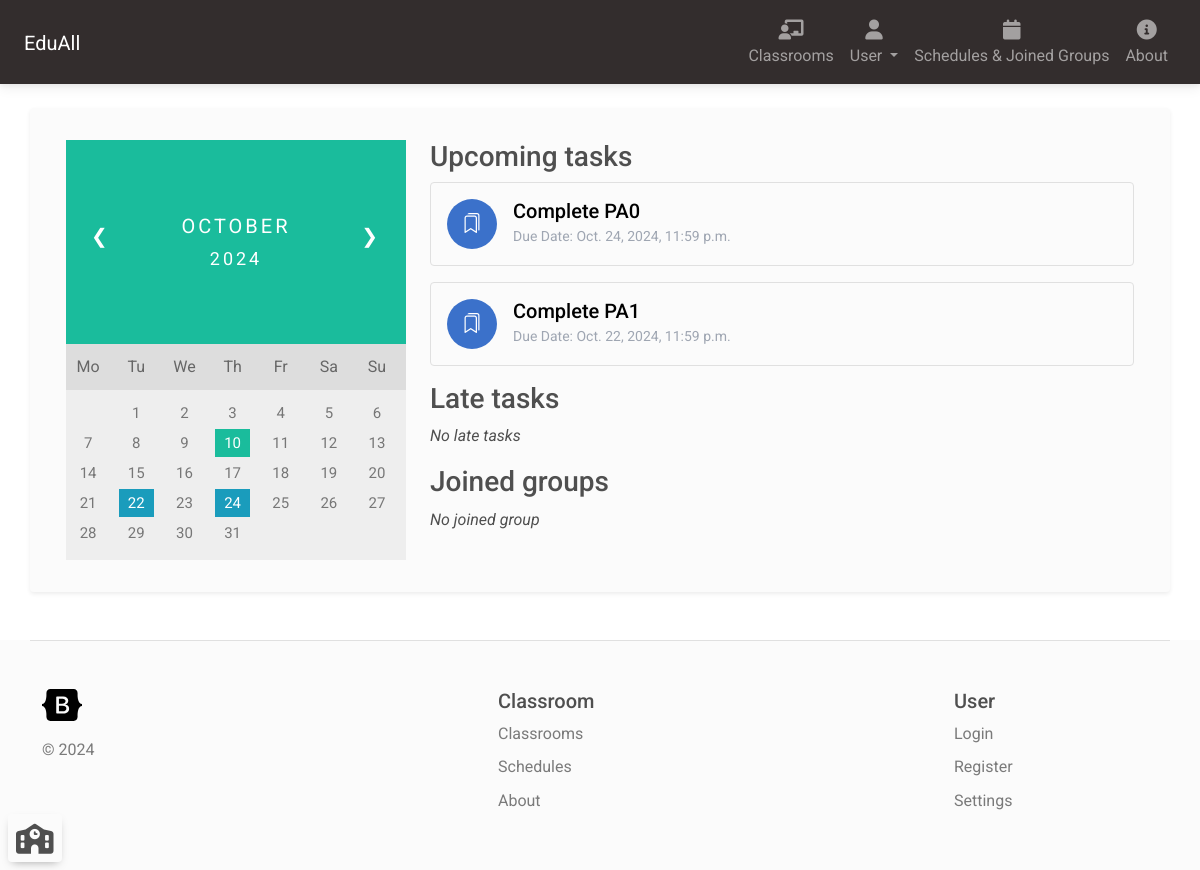
Before: /user/schedule (signed in) with the older database file.
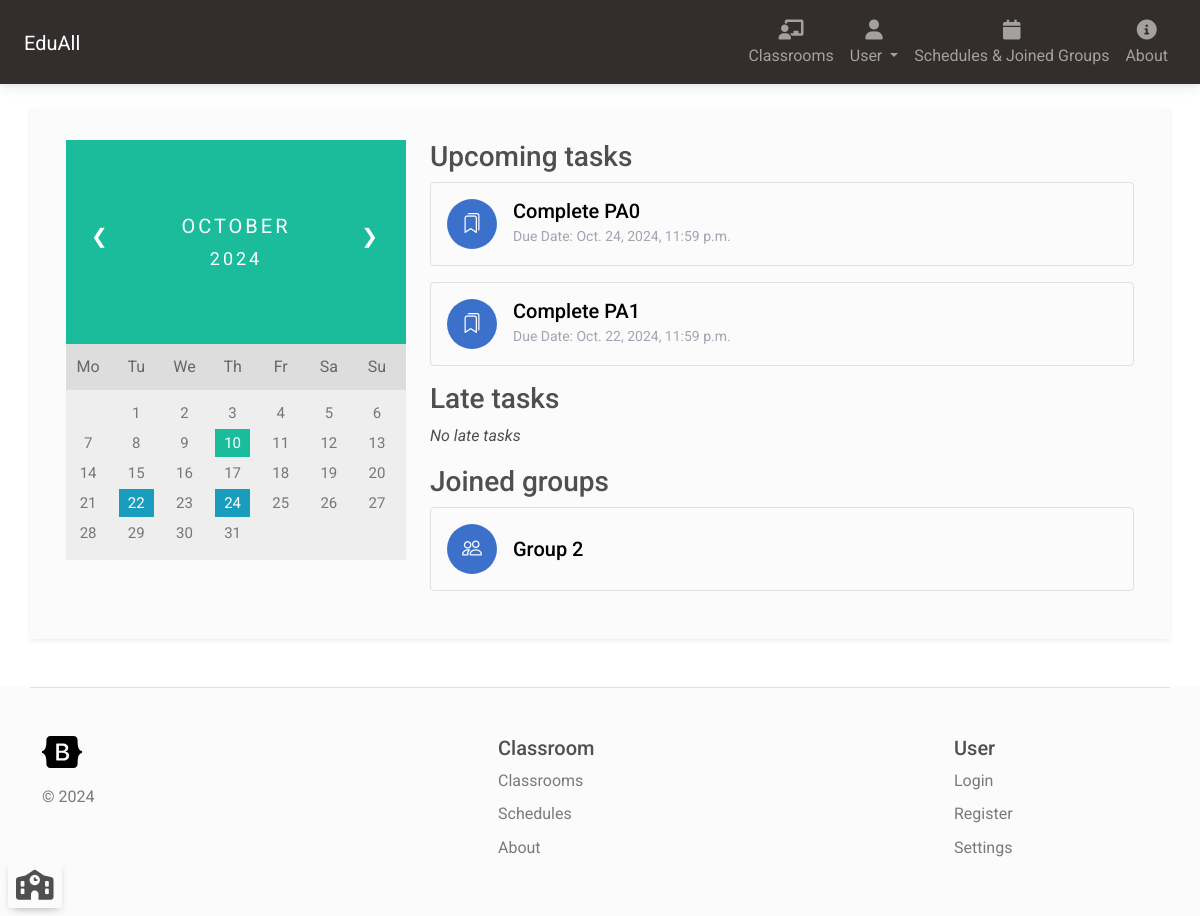
After: the same page with the newer database file.
### classroom_manager/models.py (models this page shows, shortened)
class ClassroomTask(models.Model):
    isAssignment = models.BooleanField(default=True)
    title = models.CharField(max_length=200, null=True)
    description = models.CharField(max_length=5000, null=True)
    classroom = models.ForeignKey(Classroom, on_delete=models.CASCADE)
    deadline = models.DateTimeField(null=True)
    acceptLateSubmission = models.BooleanField(default=True)

class LearnGroup(models.Model):
    students = models.ManyToManyField(User, related_name="learn_group_student")
    classroom = models.ForeignKey(Classroom, on_delete=models.CASCADE)
    name = models.CharField(max_length=200)

### classroom_manager/views.py (the view)
# urls.py: path('user/schedule', views.allTaskSchedules, name="all_task_schedules"),
@login_required(login_url='login')
def allTaskSchedules(request: HttpRequest):
    if request.method == 'GET':
        now = timezone.now()
        lateTaskScope = now - relativedelta.relativedelta(months=2)
        upcomingTasks = ClassroomTask.objects.filter((Q(classroom__students__id__contains=request.user.id) )& Q(deadline__gte=now) ).all()
        lateTasks = ClassroomTask.objects.filter((Q(classroom__students__id__contains=request.user.id) )& Q(deadline__gte=lateTaskScope) & Q(deadline__lte=now)).all()
        taskDates = [task.deadline for task in upcomingTasks] + [task.deadline for task in lateTasks]
        taskDates = list(set(taskDates))
        lastMonth = False; nextMonth = False
        if request.GET.get('lastMonth') != None:
            now = now - relativedelta.relativedelta(months=1)
            lastMonth = True
        elif request.GET.get('nextMonth') != None:
            now = now + relativedelta.relativedelta(months=1)
            nextMonth = True
        daysWithDeadlines = []
        for taskDate in taskDates:
            if taskDate.month == now.month and taskDate.year == now.year:
                daysWithDeadlines.append(taskDate.day)
        firstDay = now.replace(day=1)
        firstDayWeekday = firstDay.weekday()
        numberDaysOfMonth = (firstDay + relativedelta.relativedelta(months=1) - relativedelta.relativedelta(days=1)).day
        if request.GET.get('lastMonth') == None and request.GET.get('nextMonth') == None:
            currentDay = now.day
        else:
            currentDay = None
        daysArray = list(range(1, numberDaysOfMonth + 1))
        daysArray = [''] * firstDayWeekday + daysArray
        monthString = now.strftime("%B")
        yearString = str(now.year)
        groupsJoined = LearnGroup.objects.filter(students__id__contains=request.user.id).all()
        context = {'upcomingTasks': upcomingTasks, 'lateTasks': lateTasks,
                   'daysArray': daysArray, 'currentDay': currentDay, 'monthString': monthString,
                   'yearString': yearString, 'daysWithDeadlines': daysWithDeadlines, 'lastMonth': lastMonth,
                   'nextMonth': nextMonth, 'joinedGroups': groupsJoined}
        return render(request, 'all_task_schedules.html', context)
    else:
        return render(request, '404page.html')

### classroom_manager/context_processor.py (called while the page is built)
def classroom_processor(request):
    if request.user.is_authenticated:
        classroomsAsTeacher = Classroom.objects.filter(teachers__id__contains=request.user.id).all()
        classroomAsStudent = Classroom.objects.filter(students__id__contains=request.user.id).all()
        return {'classroomsAsTeacher': classroomsAsTeacher, 'classroomsAsStudent': classroomAsStudent}
    return {'classroomsAsTeacher': [], 'classroomsAsStudent': []}

### classroom_manager/templates/all_task_schedules.html (shortened to what the changed rows need)
{% extends 'navbar.html' %}
{% block content %}
    <div class="container py-3">
        <div class="row">
            <div class="col-12 col-lg-4">
                <ul class="days">
                {% for i in daysArray %}
                    {% if i == currentDay and i in daysWithDeadlines %}
                        <li><span class="active haveDeadline">{{ i }}</span></li>
                    {% elif i == currentDay %}
                        <li><span class="active">{{ i }}</span></li>
                    {% elif i in daysWithDeadlines %}
                        <li><span class="haveDeadline">{{ i }}</span></li>
                    {% else %}
                        <li>{{ i }}</li>
                    {% endif %}
                {% endfor %}
                </ul>
            </div>
            <div class="col-12 col-lg-8">
                {% for upcomingTask in upcomingTasks %}
                <a href="{% url 'task_details' upcomingTask.id %}" class="text-decoration-none">
                    <div class="border rounded p-3 mb-3">
                        <div class="d-flex align-items-center">
                            <div class="bg-primary rounded-circle me-2" style="width: 50px; height: 50px; position: relative;">
                                {% if upcomingTask.isAssignment %}
                                    <i class="bi bi-bookmarks text-white" style="font-size: 20px; position: absolute; top: 50%; left: 50%; transform: translate(-50%, -50%);"></i>
                                {% else %}
                                    <i class="bi bi-list-task text-white" style="font-size: 20px; position: absolute; top: 50%; left: 50%; transform: translate(-50%, -50%);"></i>
                                {% endif %}
                            </div>
                            <div class="ms-2">
                                <h5 class="text-black m-auto">{{ upcomingTask.title }}</h5>
                                <p class="text-secondary m-auto"><small>Due Date: {{ upcomingTask.deadline }}</small></p>
                            </div>
                        </div>
                    </div>
                </a>
                {% endfor %}
                {% if not joinedGroups %}
                    <p><i>No joined group</i></p>
                {% endif %}
                {% for group in joinedGroups %}
                <div class="border rounded p-3 mb-3">
                    <div class="d-flex align-items-center">
                        <div class="bg-primary rounded-circle me-2" style="width: 50px; height: 50px; position: relative;">
                            <i class="bi bi-people text-white" style="font-size: 20px; position: absolute; top: 50%; left: 50%; transform: translate(-50%, -50%);"></i>
                        </div>
                        <div class="ms-2">
                            <a href="{% url 'learn_group_details' group.id %}" class="text-black text-decoration-none"><h5 class="text-black m-auto">{{ group.name }}</h5></a>
                        </div>
                    </div>
                </div>
                {% endfor %}
            </div>
        </div>
    </div>
{% endblock %}

Changed rows visible on the page:
added LearnGroup: name "Group 2"
Other visible differences:
text no longer shown: "No joined group"
